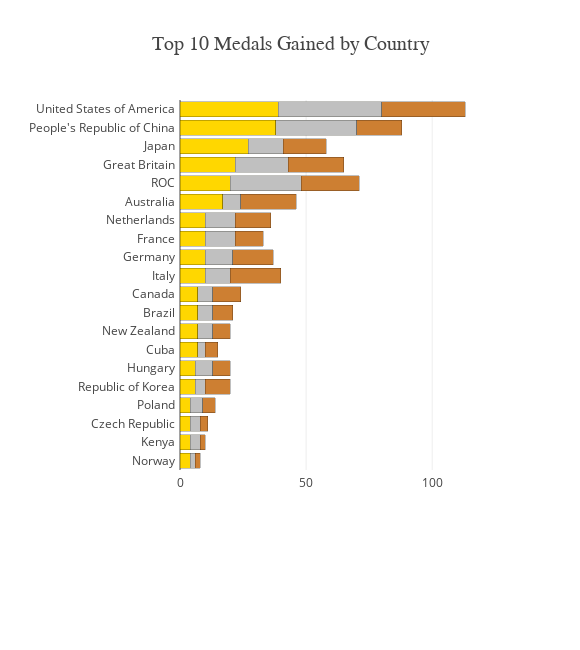

Write notebook code for a chart like this one.
### Code cell
# Create the base of the graph
fig = go.Figure()

# Add gold medal
fig.add_trace(go.Bar(
                x=medals_final.Gold,
                y=medals_final.Country,
    orientation='h',
                name = 'Gold',
                marker = dict(
                            color='rgb(255,215,0)',
                            line =dict (color = 'rgba(12,12,0,0.5)')
                )
))


# Add silver medal
fig.add_trace(go.Bar(
                x=medals_final.Silver,
                y=medals_final.Country,
    orientation='h',
                name = 'Silver',
                marker = dict(
                            color='rgb(192,192,192)',
                            line =dict (color = 'rgba(12,12,0,0.5)')
                )
))


# Add bronze medal
fig.add_trace(go.Bar(
                x=medals_final.Bronze,
                y=medals_final.Country,
    orientation='h',
                name = 'Bronze',
                marker = dict(
                            color='rgb(205, 127, 50)',
                            line =dict (color = 'rgba(0,0,0,0.5)')
                )
))


# Style the title of the graph (not important)
template = dict(layout=go.Layout(title_font=dict(family="Rockwell", size=20)))

# Update the layout to add three bars as stacked bar
fig.update_layout(
                title = 'Top 10 Medals Gained by Country',
                barmode='stack',
                showlegend = False,
                template = template,
                autosize=False,
                width=580,
                height=650,
                margin=dict(
                  l=180,
                  r=100,
                   b=180,
                   t=100,
                   pad=4
                          )
)

# Reverse the order from highest to lowest
fig.update_yaxes(autorange="reversed")
fig.show()

### Figure 1 — Plotly figure (JSON) as saved in the notebook; plotly's stock layout.template omitted (floating-point values rounded to 4 significant figures)
{"data": [{"marker": {"color": "rgb(255,215,0)", "line": {"color": "rgba(12,12,0,0.5)"}}, "name": "Gold", "orientation": "h", "type": "bar", "x": [39, 38, 27, 22, 20, 17, 10, 10, 10, 10, 7, 7, 7, 7, 6, 6, 4, 4, 4, 4], "y": ["United States of America", "People's Republic of China", "Japan", "Great Britain", "ROC", "Australia", "Netherlands", "France", "Germany", "Italy", "Canada", "Brazil", "New Zealand", "Cuba", "Hungary", "Republic of Korea", "Poland", "Czech Republic", "Kenya", "Norway"]}, {"marker": {"color": "rgb(192,192,192)", "line": {"color": "rgba(12,12,0,0.5)"}}, "name": "Silver", "orientation": "h", "type": "bar", "x": [41, 32, 14, 21, 28, 7, 12, 12, 11, 10, 6, 6, 6, 3, 7, 4, 5, 4, 4, 2], "y": ["United States of America", "People's Republic of China", "Japan", "Great Britain", "ROC", "Australia", "Netherlands", "France", "Germany", "Italy", "Canada", "Brazil", "New Zealand", "Cuba", "Hungary", "Republic of Korea", "Poland", "Czech Republic", "Kenya", "Norway"]}, {"marker": {"color": "rgb(205, 127, 50)", "line": {"color": "rgba(0,0,0,0.5)"}}, "name": "Bronze", "orientation": "h", "type": "bar", "x": [33, 18, 17, 22, 23, 22, 14, 11, 16, 20, 11, 8, 7, 5, 7, 10, 5, 3, 2, 2], "y": ["United States of America", "People's Republic of China", "Japan", "Great Britain", "ROC", "Australia", "Netherlands", "France", "Germany", "Italy", "Canada", "Brazil", "New Zealand", "Cuba", "Hungary", "Republic of Korea", "Poland", "Czech Republic", "Kenya", "Norway"]}], "layout": {"autosize": false, "barmode": "stack", "height": 650, "margin": {"b": 180, "l": 180, "pad": 4, "r": 100, "t": 100}, "showlegend": false, "title": {"text": "Top 10 Medals Gained by Country"}, "width": 580, "yaxis": {"autorange": "reversed"}}}
